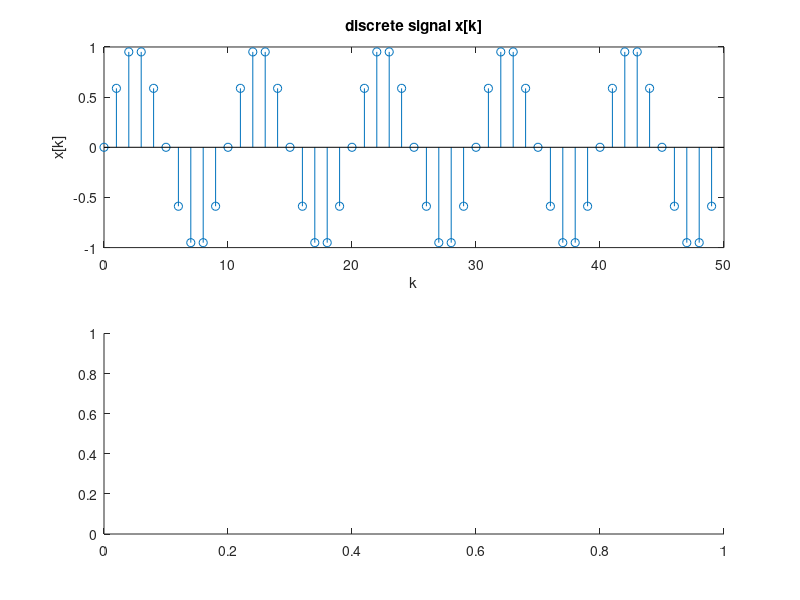

This figure's MATLAB source: (Note: this script raises an error after producing the figure.)
sampling_rate = input('enter the value for sampling rate: ');
step_size = input('enter the step size that wish to use: ');
N = floor(2* sampling_rate);

global omega;

for index = 1:5
   
    window_size = input("please enter the window size:" );
    k = [0: window_size * N - 1];
    omega =  [ -(window_size) * pi : 0.05 : pi*(window_size) ];
    x = sin(2 * pi / N * k);
    my_fft = fft(x,k);
    
    subplot(2,1,1);
    stem (k,x);
    xlabel('k');
    ylabel('x[k]');
    title ('discrete signal x[k]');
    my_fft = fft(x,k);
    subplot (2,1,2);
    plot(omega, abs(my_fft));
    xlabel('W');
    ylabel('X(W)');
    title ('DTFT of x[k]');
end

function fourier = fft(x,k)
global omega;

for index = 1: length(omega)
    sum = 0;
    for p = 1: length(k)
        sum = sum + x(p).* exp(-1*j.* omega(index).* k(p));
    end;
    output(index) = sum;
end;     
    
fourier = output;
end